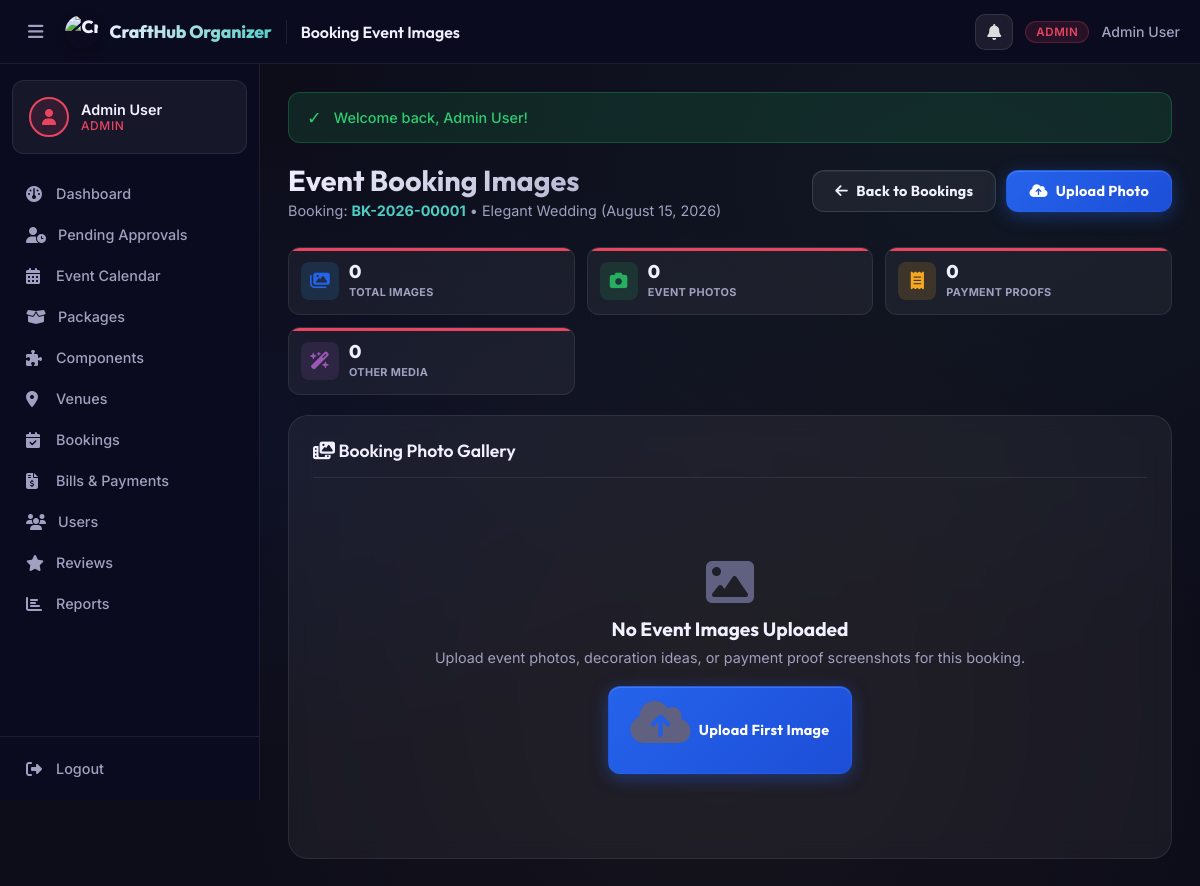
The app's page /booking_images.php?booking_id=1 (signed in) with its own data.
### tables this page shows
CREATE TABLE IF NOT EXISTS bookings (
    booking_id INT AUTO_INCREMENT PRIMARY KEY,
    booking_reference VARCHAR(20) UNIQUE,
    customer_id INT NOT NULL,
    package_id INT NOT NULL,
    venue_id INT NULL,
    event_date DATE NOT NULL,
    payment_due_date DATE NULL,
    event_time TIME DEFAULT '09:00:00',
    event_type ENUM('Wedding','Birthday','Debut','Christening') NOT NULL DEFAULT 'Wedding',
    payment_plan ENUM('full','downpayment') NOT NULL DEFAULT 'full',
    guest_count SMALLINT UNSIGNED DEFAULT 1,                
    original_amount DECIMAL(10,2) NULL,
    discount_percent DECIMAL(5,2) NOT NULL DEFAULT 0.00,
    discount_amount DECIMAL(10,2) NOT NULL DEFAULT 0.00,
    downpayment_percent DECIMAL(5,2) NOT NULL DEFAULT 50.00,
    required_downpayment DECIMAL(10,2) NOT NULL DEFAULT 0.00,
    downpayment_amount DECIMAL(12,2) NOT NULL DEFAULT 0.00,
    total_amount DECIMAL(10,2) NOT NULL DEFAULT 0.00,
    amount_paid DECIMAL(10,2) NOT NULL DEFAULT 0.00,
    status ENUM('Pending','Confirmed','Paid','Completed','Cancelled') DEFAULT 'Pending',
    approved_at TIMESTAMP NULL DEFAULT NULL,
    approved_by INT NULL,
    notes TEXT,
    cancellation_reason TEXT NULL,
    created_at TIMESTAMP DEFAULT CURRENT_TIMESTAMP,
    FOREIGN KEY (customer_id) REFERENCES users(user_id) ON DELETE CASCADE,
    FOREIGN KEY (package_id) REFERENCES packages(package_id) ON DELETE CASCADE,
    FOREIGN KEY (venue_id) REFERENCES venues(venue_id) ON DELETE SET NULL,
    FOREIGN KEY (approved_by) REFERENCES users(user_id) ON DELETE SET NULL
);

CREATE TABLE IF NOT EXISTS packages (
    package_id INT AUTO_INCREMENT PRIMARY KEY,
    package_name VARCHAR(80) NOT NULL,
    event_type ENUM('Wedding','Birthday','Debut','Christening') NOT NULL,
    base_price DECIMAL(10,2) NOT NULL,
    full_payment_discount_percent DECIMAL(5,2) NOT NULL DEFAULT 10.00,
    downpayment_discount_percent DECIMAL(5,2) NOT NULL DEFAULT 5.00,
    downpayment_percent DECIMAL(5,2) NOT NULL DEFAULT 50.00,
    max_slots TINYINT UNSIGNED NOT NULL DEFAULT 5,          
    description TEXT,
    image_url VARCHAR(500) NULL,
    status ENUM('active','inactive') DEFAULT 'active'
);

### includes/auth.php (called while the page is built, shortened)
<?php
function getCurrentUser(): ?array {
    $db   = getDB();
    $stmt = $db->prepare("SELECT *, user_id AS id, contact_no AS phone FROM users WHERE user_id = ?");
    $stmt->execute([$_SESSION['user_id']]);
    return $stmt->fetch() ?: null;
}

### includes/images.php (called while the page is built, shortened)
<?php
function getBookingImages(int $bookingId, bool $publicOnly = false): array {
    try {
        $db   = getDB();
        $sql  = "
            SELECT bi.*, u.name AS uploader_name, u.role AS uploader_role
            FROM booking_images bi
            LEFT JOIN users u ON bi.uploaded_by = u.user_id
            WHERE bi.booking_id = ?
        ";
        $sql .= " ORDER BY bi.uploaded_at DESC";
        $stmt = $db->prepare($sql);
        $stmt->execute([$bookingId]);
        return $stmt->fetchAll();
    } catch (PDOException $e) {
        return [];
    }
}

### booking_images.php (the view, shortened to what this page needs)
<?php
require_once __DIR__ . '/includes/header.php';
require_once __DIR__ . '/includes/images.php';
$user = getCurrentUser();
$db = getDB();
$bookingId = (int)($_GET['booking_id'] ?? 0);
$stmt = $db->prepare("
    SELECT b.*, b.booking_id AS id, p.package_name, v.venue_name, u.name AS customer_name, u.email AS customer_email
    FROM bookings b
    JOIN packages p ON b.package_id = p.package_id
    LEFT JOIN venues v ON b.venue_id = v.venue_id
    JOIN users u ON b.customer_id = u.user_id
    WHERE b.booking_id = ?
");
$stmt->execute([$bookingId]);
$booking = $stmt->fetch();
$isPublicOnly = ($user['role'] === 'customer');
$images = getBookingImages($bookingId, $isPublicOnly);
?>
<?php require_once __DIR__ . '/includes/navbar.php'; ?>
<div class="page-header">
    <div>
        <h1>Event Booking Images</h1>
        <p>
            Booking: <strong style="color:var(--accent-teal);"><?= htmlspecialchars(getBookingRef($booking)) ?></strong>
            • <?= htmlspecialchars($booking['package_name']) ?> (<?= formatDate($booking['event_date']) ?>)
        </p>
    </div>
    <div style="display:flex;gap:10px;">
        <?php if ($user['role'] === 'admin'): ?>
            <a href="<?= APP_URL ?>/admin/bookings.php" class="btn btn-secondary"><i class="fa-solid fa-arrow-left"></i> Back to Bookings</a>
        <?php elseif ($user['role'] === 'staff' || $user['role'] === 'cashier'): ?>
            <a href="<?= APP_URL ?>/staff/payments.php" class="btn btn-secondary"><i class="fa-solid fa-arrow-left"></i> Back to Payments</a>
        <?php else: ?>
            <a href="<?= APP_URL ?>/customer/bookings.php" class="btn btn-secondary"><i class="fa-solid fa-arrow-left"></i> Back to My Bookings</a>
        <?php endif; ?>
        <button class="btn btn-primary" data-modal="uploadImageModal">
            <i class="fa-solid fa-cloud-arrow-up"></i> Upload Photo
        </button>
    </div>
</div>
<div class="stats-grid" style="margin-bottom:20px;">
    <div class="stat-card">
        <div class="stat-icon" style="background:rgba(52,152,219,0.15);color:var(--accent-blue);"><i class="fa-solid fa-images"></i></div>
        <div class="stat-info">
            <div class="stat-value"><?= count($images) ?></div>
            <div class="stat-label">Total Images</div>
        </div>
    </div>
    <div class="stat-card">
        <div class="stat-icon" style="background:rgba(39,174,96,0.15);color:#27ae60;"><i class="fa-solid fa-camera"></i></div>
        <div class="stat-info">
            <div class="stat-value">
                <?= count(array_filter($images, fn($img) => $img['image_type'] === 'event_photo')) ?>
            </div>
            <div class="stat-label">Event Photos</div>
        </div>
    </div>
    <div class="stat-card">
        <div class="stat-icon" style="background:rgba(245,166,35,0.15);color:var(--accent-gold);"><i class="fa-solid fa-receipt"></i></div>
        <div class="stat-info">
            <div class="stat-value">
                <?= count(array_filter($images, fn($img) => $img['image_type'] === 'payment_proof')) ?>
            </div>
            <div class="stat-label">Payment Proofs</div>
        </div>
    </div>
    <div class="stat-card">
        <div class="stat-icon" style="background:rgba(155,89,182,0.15);color:var(--accent-purple);"><i class="fa-solid fa-wand-magic-sparkles"></i></div>
        <div class="stat-info">
            <div class="stat-value">
                <?= count(array_filter($images, fn($img) => in_array($img['image_type'], ['venue_photo','decoration_photo','contract','other']))) ?>
            </div>
            <div class="stat-label">Other Media</div>
        </div>
    </div>
</div>
<div class="card">
    <div class="card-header">
        <h2 class="card-title"><i class="fa-solid fa-photo-film"></i> Booking Photo Gallery</h2>
    </div>
    <?php if (empty($images)): ?>
        <div class="empty-state">
            <i class="fa-solid fa-image" style="font-size:3rem;color:var(--text-muted);margin-bottom:12px;"></i>
            <h3>No Event Images Uploaded</h3>
            <p>Upload event photos, decoration ideas, or payment proof screenshots for this booking.</p>
            <button class="btn btn-primary" data-modal="uploadImageModal">
                <i class="fa-solid fa-cloud-arrow-up"></i> Upload First Image
            </button>
        </div>
    <?php endif; ?>
</div>
<?php require_once __DIR__ . '/includes/footer.php'; ?>

### records on screen
bookings: booking_reference "BK-2026-00001", package.package_name "Elegant Wedding", event_date "August 15, 2026"

### other values on screen
$_SESSION['user_name'] "Admin User"
$roleLabel "ADMIN"
$link['label'] "Dashboard"
$link['label'] "Pending Approvals"
$link['label'] "Event Calendar"
$link['label'] "Packages"
$link['label'] "Components"
$link['label'] "Venues"
$link['label'] "Bookings"
$link['label'] "Bills & Payments"
$link['label'] "Users"
$link['label'] "Reviews"
$link['label'] "Reports"
APP_NAME "CraftHub Organizer"
explode(' | ', $pageTitle)[0] "Booking Event Images"
